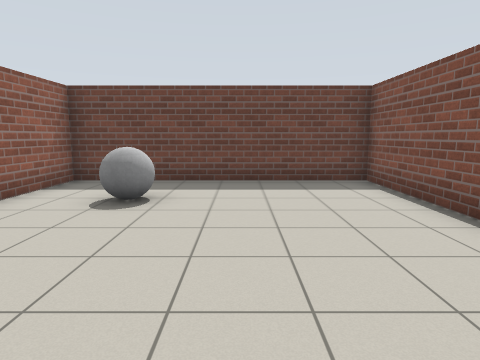
View 1 (above)

15 first-person views from a walk through a world built for the Gazebo simulator. The camera is 1.2 m above the floor, tilts 8° down and sees 75° across. The floor is counted in squares, 1 m on a side. Each view is taken from the middle of a square. On the plan, view 1 faces up. The plan holds only what a view shows up to about 13 squares ahead; the rest is blank.

View 2
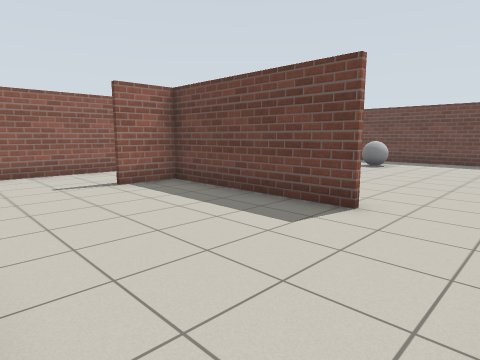

View 3
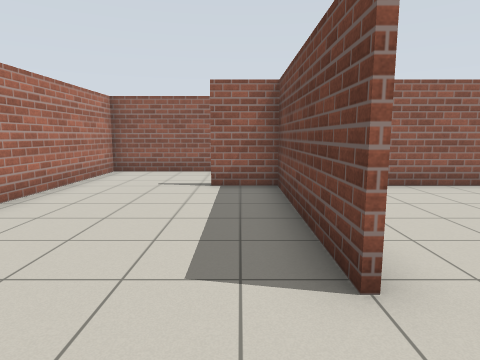

View 4
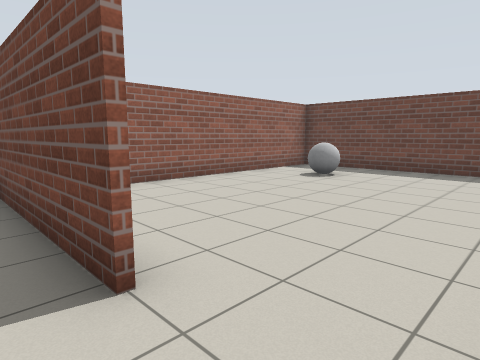

View 5
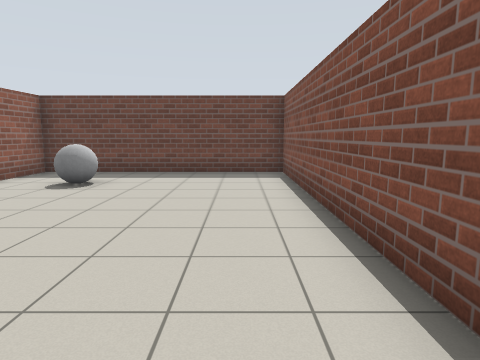

View 6
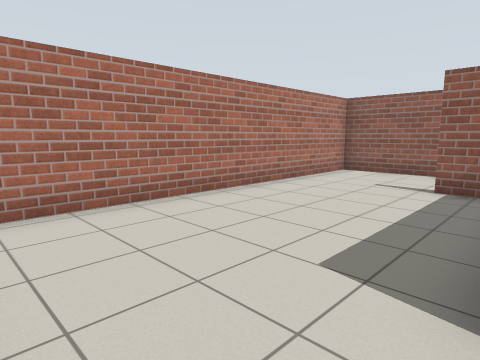

View 7
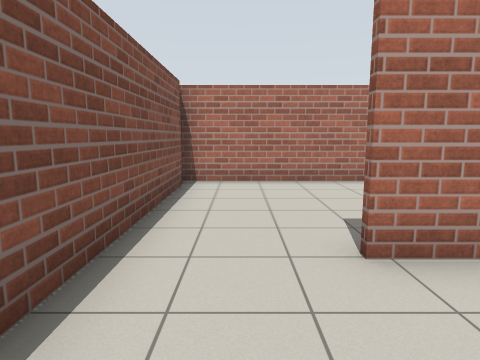

View 8
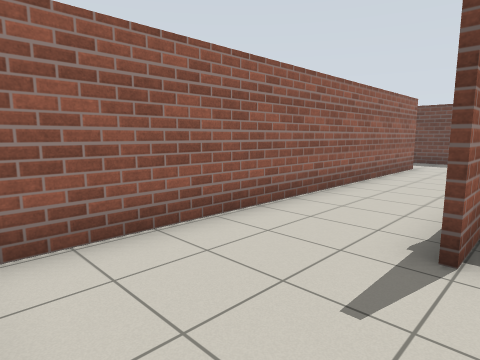

View 9
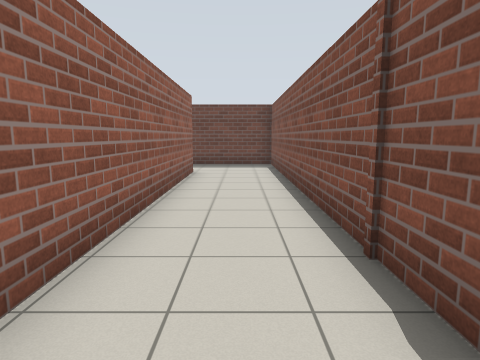

View 10
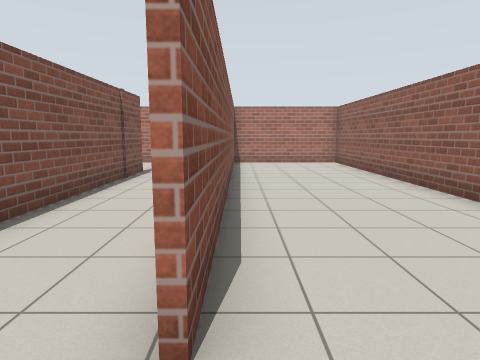

View 11
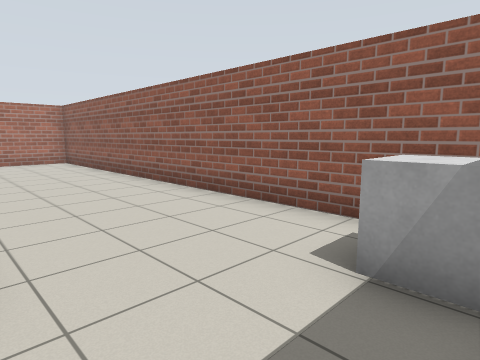

View 12
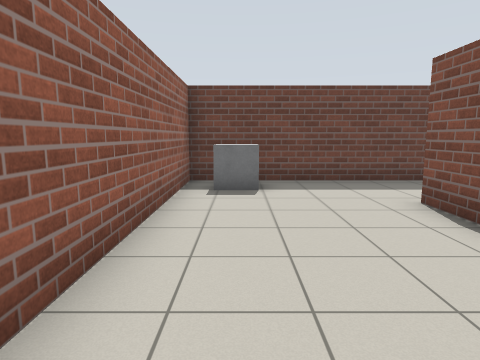

View 13
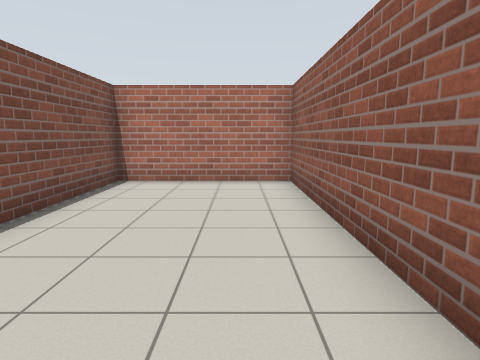

View 14
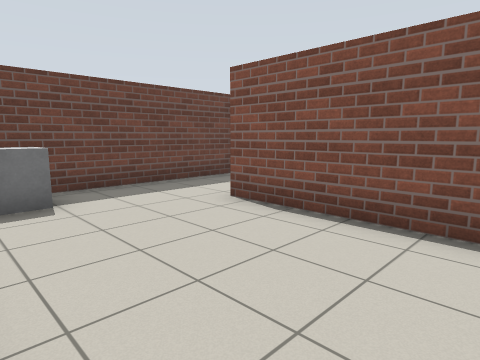

View 15
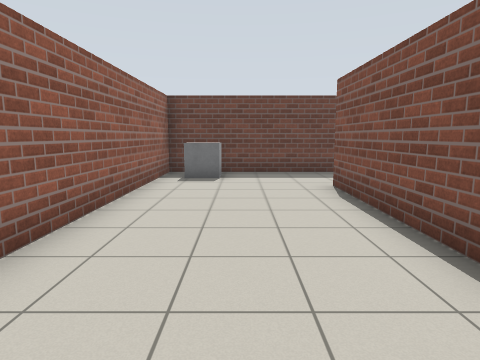

### Floor plan
Points are (right, up) in squares from view 1. A wall is a line through its corners. A room is listed if a view was taken in it or the views show most of it. See-through windows are left out.
Room 1 (views 1, 2, 3, 4, 5, 6, 7, 8, 9)
walls: (-0.4, -1.9) (0.9, -1.9); (0.9, -2.1) (-4.5, -2.1) (-4.5, -3.8); (-4.7, -3.8) (-4.7, 5.4); (-7.6, 5.6) (-7.6, -7.4); (3.4, -6.8) (3.4, 8.4) (-5, 8.4); (-4.5, 8.5) (-4.5, 0.5); (-7.9, -7.3) (3.6, -7.3)
ways out: opening at (-6.5, 6) to room 2
objects: grey ball (-2, 6)
Room 2 (views 10, 11, 12, 13, 14, 15)
walls: (-4.7, 5.4) (-4.7, 7.9); (-7.7, -7.4) (-7.7, 5.6); (-5, 8.4) (-12.4, 8.4) (-12.4, -7.3) (-7.9, -7.3)
ways out: opening at (-6.5, 6) to room 1
objects: grey box (-11, 7) to (-11, 8)

Positions as (right, up) in squares from view 1, and headings:
1: (0, 0), facing up
2: (3, -7), facing up-left
3: (3, -3), facing left
4: (3, -3), facing up-left
5: (2, -2), facing up
6: (3, -2), facing down-left
7: (2, 1), facing down
8: (-4, -7), facing up-left
9: (-6, -5), facing up
10: (-8, 7), facing down
11: (-8, 8), facing down-left
12: (-11, 0), facing up
13: (-11, 1), facing down
14: (-12, 1), facing up-right
15: (-10, -2), facing up
